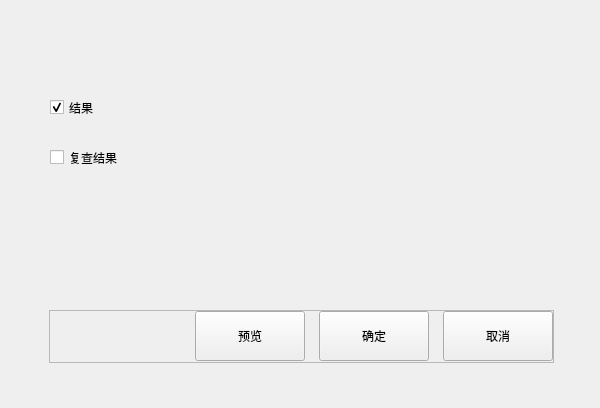
<?xml version="1.0" encoding="UTF-8"?>
<ui version="4.0">
 <class>PrintSetDlg</class>
 <widget class="BaseDlg" name="PrintSetDlg">
  <property name="geometry">
   <rect>
    <x>0</x>
    <y>0</y>
    <width>600</width>
    <height>408</height>
   </rect>
  </property>
  <property name="windowTitle">
   <string>PrintSetDlg</string>
  </property>
  <widget class="QFrame" name="frame_3">
   <property name="geometry">
    <rect>
     <x>49</x>
     <y>310</y>
     <width>505</width>
     <height>53</height>
    </rect>
   </property>
   <property name="frameShape">
    <enum>QFrame::StyledPanel</enum>
   </property>
   <property name="frameShadow">
    <enum>QFrame::Raised</enum>
   </property>
   <layout class="QHBoxLayout" name="horizontalLayout_2" stretch="1,0,0,0">
    <property name="spacing">
     <number>14</number>
    </property>
    <property name="leftMargin">
     <number>0</number>
    </property>
    <property name="topMargin">
     <number>0</number>
    </property>
    <property name="rightMargin">
     <number>0</number>
    </property>
    <property name="bottomMargin">
     <number>0</number>
    </property>
    <item>
     <spacer name="horizontalSpacer_3">
      <property name="orientation">
       <enum>Qt::Horizontal</enum>
      </property>
      <property name="sizeHint" stdset="0">
       <size>
        <width>398</width>
        <height>20</height>
       </size>
      </property>
     </spacer>
    </item>
    <item>
     <widget class="QPushButton" name="PreviewBtn">
      <property name="minimumSize">
       <size>
        <width>110</width>
        <height>50</height>
       </size>
      </property>
      <property name="text">
       <string>预览</string>
      </property>
      <property name="buttons" stdset="0">
       <string>btn_dlg</string>
      </property>
     </widget>
    </item>
    <item>
     <widget class="QPushButton" name="OkBtn">
      <property name="minimumSize">
       <size>
        <width>110</width>
        <height>50</height>
       </size>
      </property>
      <property name="text">
       <string>确定</string>
      </property>
      <property name="buttons" stdset="0">
       <string>btn_dlg</string>
      </property>
     </widget>
    </item>
    <item>
     <widget class="QPushButton" name="CancelBtn">
      <property name="minimumSize">
       <size>
        <width>110</width>
        <height>50</height>
       </size>
      </property>
      <property name="text">
       <string>取消</string>
      </property>
      <property name="buttons" stdset="0">
       <string>btn_dlg</string>
      </property>
     </widget>
    </item>
   </layout>
  </widget>
  <widget class="QStackedWidget" name="stackedWidget">
   <property name="geometry">
    <rect>
     <x>50</x>
     <y>62</y>
     <width>501</width>
     <height>161</height>
    </rect>
   </property>
   <property name="currentIndex">
    <number>1</number>
   </property>
   <widget class="QWidget" name="PrintBySample">
    <widget class="QRadioButton" name="SinglePrintCBox">
     <property name="geometry">
      <rect>
       <x>0</x>
       <y>30</y>
       <width>471</width>
       <height>31</height>
      </rect>
     </property>
     <property name="text">
      <string>单页打印</string>
     </property>
     <property name="checked">
      <bool>true</bool>
     </property>
     <property name="autoRepeat">
      <bool>true</bool>
     </property>
     <property name="autoExclusive">
      <bool>true</bool>
     </property>
    </widget>
    <widget class="QRadioButton" name="CombinePrintCBox">
     <property name="geometry">
      <rect>
       <x>0</x>
       <y>80</y>
       <width>471</width>
       <height>31</height>
      </rect>
     </property>
     <property name="text">
      <string>合并打印</string>
     </property>
     <property name="checked">
      <bool>false</bool>
     </property>
     <property name="autoRepeat">
      <bool>true</bool>
     </property>
     <property name="autoExclusive">
      <bool>true</bool>
     </property>
    </widget>
   </widget>
   <widget class="QWidget" name="PrintByItem">
    <widget class="QCheckBox" name="FirstCheckCBox">
     <property name="geometry">
      <rect>
       <x>0</x>
       <y>30</y>
       <width>471</width>
       <height>31</height>
      </rect>
     </property>
     <property name="minimumSize">
      <size>
       <width>85</width>
       <height>20</height>
      </size>
     </property>
     <property name="text">
      <string>结果</string>
     </property>
     <property name="checked">
      <bool>true</bool>
     </property>
     <property name="autoExclusive">
      <bool>false</bool>
     </property>
    </widget>
    <widget class="QCheckBox" name="ReviewCBox">
     <property name="geometry">
      <rect>
       <x>0</x>
       <y>80</y>
       <width>461</width>
       <height>31</height>
      </rect>
     </property>
     <property name="minimumSize">
      <size>
       <width>20</width>
       <height>20</height>
      </size>
     </property>
     <property name="text">
      <string>复查结果</string>
     </property>
     <property name="autoExclusive">
      <bool>false</bool>
     </property>
    </widget>
   </widget>
  </widget>
 </widget>
 <layoutdefault spacing="6" margin="11"/>
 <customwidgets>
  <customwidget>
   <class>BaseDlg</class>
   <extends>QWidget</extends>
   <header>shared/basedlg.h</header>
   <container>1</container>
  </customwidget>
 </customwidgets>
 <resources/>
 <connections/>
</ui>
